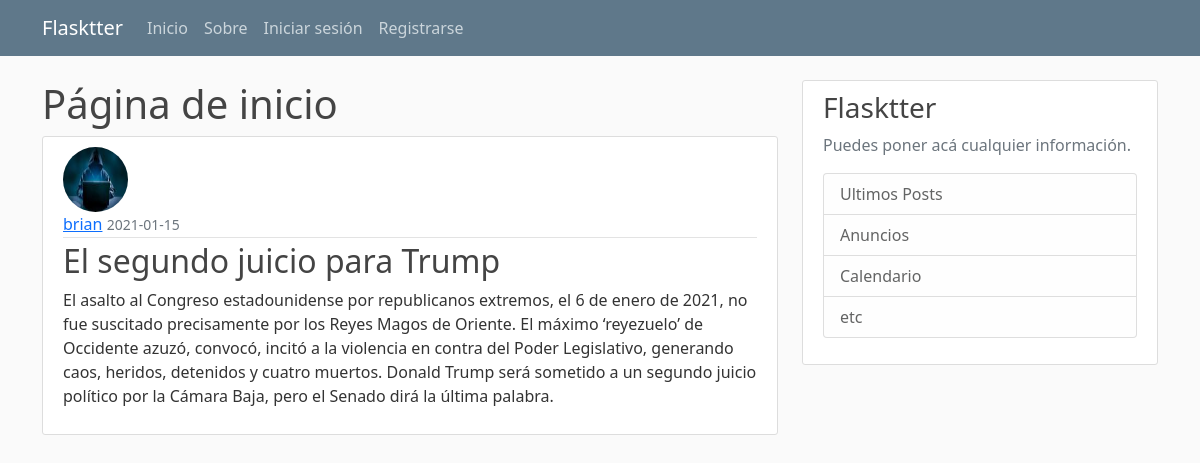
The app's page /post/4 with its own data.
### flaskblog/models.py (models this page shows, shortened)
class User(db.Model, UserMixin):
    id= db.Column(db.Integer, primary_key=True)
    username= db.Column(db.String(20), unique=True, nullable=False)
    email= db.Column(db.String(100), unique=True, nullable=False)
    image_file= db.Column(db.String(50), nullable=False, default='default.jpg')
    password= db.Column(db.String(60), nullable=False)
    '''Relacion uno a muchos '''
    post = db.relationship('Post', backref='author', lazy=True)

class Post(db.Model):
    id= db.Column(db.Integer, primary_key=True)
    title= db.Column(db.String(100), nullable=False)
    date_posted= db.Column(db.DateTime, nullable=False, default=datetime.utcnow)
    content = db.Column(db.Text, nullable=False)
    '''se establece la relacion de el post con el usuario con su id'''
    user_id = db.Column(db.Integer, db.ForeignKey('user.id'), nullable=False)

### flaskblog/routes.py (the view)
@app.route('/post/<int:post_id>')
def post(post_id):
    post = Post.query.get_or_404(post_id)
    return render_template('post.html', title=post.title, post=post)

### flaskblog/templates/post.html (shortened to what this page needs)
{% extends 'base.html' %} {% block content %}
  <h1>Página de inicio</h1>
  <article class="media content-section">
    <img
      class="rounded-circle article-img"
      src="{{ url_for('static', filename='profile_pics/' + post.author.image_file)}}"
      alt=""
    />
    <div class="media-body">
      <div class="article-metadata">
        <a class="mr-2" href="{{ url_for('user_posts', username=post.author.username) }}">{{ post.author.username }}</a>
        <small class="text-muted"
          >{{ post.date_posted.strftime('%Y-%m-%d') }}</small
        >
      </div>
      <h2 class="article-title">{{ post.title }}</h2>
      <p class="article-content">{{ post.content }}</p>
    </div>
  </article>
{% endblock %}

### flaskblog/static/main.css (style rules this page uses)
body { background: #fafafa; color: #333333; margin-top: 5rem; }
h1, h2, h3, h4, h5, h6 { color: #444444; }
.content-section { background: #ffffff; padding: 10px 20px; border: 1px solid #dddddd; border-radius: 3px; margin-bottom: 20px; }
.article-title { color: #444444; text-decoration: none; }
.article-content { white-space: pre-line; }
.article-img { height: 65px; width: 65px; margin-right: 16px; }
.article-metadata { padding-bottom: 1px; margin-bottom: 4px; border-bottom: 1px solid #e3e3e3 }

### records on screen
User: image_file (picture), author.username "brian"
Post: date_posted "2021-01-15", title "El segundo juicio para Trump", content "El asalto al Congreso estadounidense por republicanos extremos, el 6 de enero de 2021, no fue suscitado precisamente por los Reyes Magos de Oriente. El máximo ‘reyezuelo’ de Occidente azuzó, convocó, incitó a la violencia en contra del Poder Legislativo, generando caos, heridos, detenidos y cuatro muertos. Donald Trump será sometido a un segundo juicio político por la Cámara Baja, pero el Senado dirá la última palabra."
